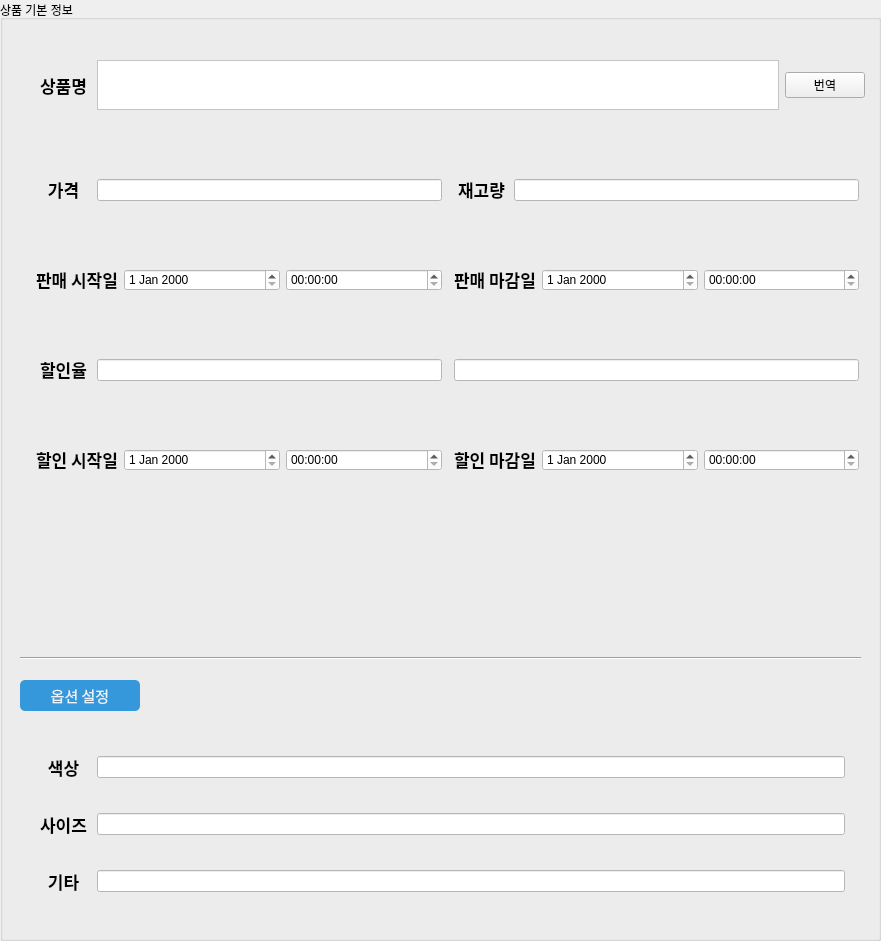
         <widget class="QGroupBox" name="groupBox_2">
          <property name="geometry">
           <rect>
            <x>20</x>
            <y>110</y>
            <width>881</width>
            <height>941</height>
           </rect>
          </property>
          <property name="title">
           <string>상품 기본 정보</string>
          </property>
          <widget class="QWidget" name="layoutWidget">
           <property name="geometry">
            <rect>
             <x>30</x>
             <y>30</y>
             <width>841</width>
             <height>111</height>
            </rect>
           </property>
           <layout class="QHBoxLayout" name="horizontalLayout_1">
            <property name="leftMargin">
             <number>6</number>
            </property>
            <property name="topMargin">
             <number>6</number>
            </property>
            <property name="rightMargin">
             <number>6</number>
            </property>
            <property name="bottomMargin">
             <number>6</number>
            </property>
            <item>
             <widget class="QLabel" name="label_2">
              <property name="sizePolicy">
               <sizepolicy hsizetype="Fixed" vsizetype="Fixed">
                <horstretch>0</horstretch>
                <verstretch>0</verstretch>
               </sizepolicy>
              </property>
              <property name="minimumSize">
               <size>
                <width>55</width>
                <height>35</height>
               </size>
              </property>
              <property name="font">
               <font>
                <family>맑은 고딕</family>
                <pointsize>13</pointsize>
                <weight>75</weight>
                <bold>true</bold>
               </font>
              </property>
              <property name="text">
               <string>상품명</string>
              </property>
              <property name="alignment">
               <set>Qt::AlignCenter</set>
              </property>
             </widget>
            </item>
            <item>
             <widget class="QTextEdit" name="textEdit_ItemName">
              <property name="maximumSize">
               <size>
                <width>16777215</width>
                <height>50</height>
               </size>
              </property>
              <property name="styleSheet">
               <string notr="true">background-color: rgb(255, 255, 255);</string>
              </property>
             </widget>
            </item>
            <item>
             <widget class="QPushButton" name="pushButton">
              <property name="text">
               <string>번역</string>
              </property>
             </widget>
            </item>
           </layout>
          </widget>
          <widget class="QWidget" name="horizontalLayoutWidget">
           <property name="geometry">
            <rect>
             <x>30</x>
             <y>150</y>
             <width>841</width>
             <height>80</height>
            </rect>
           </property>
           <layout class="QHBoxLayout" name="horizontalLayout_3">
            <property name="leftMargin">
             <number>6</number>
            </property>
            <property name="topMargin">
             <number>6</number>
            </property>
            <property name="rightMargin">
             <number>6</number>
            </property>
            <property name="bottomMargin">
             <number>6</number>
            </property>
            <item>
             <layout class="QHBoxLayout" name="horizontalLayout_4">
              <property name="spacing">
               <number>6</number>
              </property>
              <property name="leftMargin">
               <number>0</number>
              </property>
              <property name="topMargin">
               <number>6</number>
              </property>
              <property name="rightMargin">
               <number>6</number>
              </property>
              <property name="bottomMargin">
               <number>6</number>
              </property>
              <item>
               <widget class="QLabel" name="label_4">
                <property name="sizePolicy">
                 <sizepolicy hsizetype="Fixed" vsizetype="Fixed">
                  <horstretch>0</horstretch>
                  <verstretch>0</verstretch>
                 </sizepolicy>
                </property>
                <property name="minimumSize">
                 <size>
                  <width>55</width>
                  <height>35</height>
                 </size>
                </property>
                <property name="font">
                 <font>
                  <family>맑은 고딕</family>
                  <pointsize>13</pointsize>
                  <weight>75</weight>
                  <bold>true</bold>
                 </font>
                </property>
                <property name="text">
                 <string>가격</string>
                </property>
                <property name="alignment">
                 <set>Qt::AlignCenter</set>
                </property>
               </widget>
              </item>
              <item>
               <widget class="QLineEdit" name="lineEdit_Price">
                <property name="styleSheet">
                 <string notr="true">background-color: rgb(255, 255, 255);</string>
                </property>
               </widget>
              </item>
             </layout>
            </item>
            <item>
             <layout class="QHBoxLayout" name="horizontalLayout_5">
              <property name="spacing">
               <number>5</number>
              </property>
              <property name="leftMargin">
               <number>0</number>
              </property>
              <property name="topMargin">
               <number>6</number>
              </property>
              <property name="rightMargin">
               <number>6</number>
              </property>
              <property name="bottomMargin">
               <number>6</number>
              </property>
              <item>
               <widget class="QLabel" name="label_5">
                <property name="sizePolicy">
                 <sizepolicy hsizetype="Fixed" vsizetype="Fixed">
                  <horstretch>0</horstretch>
                  <verstretch>0</verstretch>
                 </sizepolicy>
                </property>
                <property name="minimumSize">
                 <size>
                  <width>55</width>
                  <height>35</height>
                 </size>
                </property>
                <property name="font">
                 <font>
                  <family>맑은 고딕</family>
                  <pointsize>13</pointsize>
                  <weight>75</weight>
                  <bold>true</bold>
                 </font>
                </property>
                <property name="text">
                 <string>재고량</string>
                </property>
                <property name="alignment">
                 <set>Qt::AlignCenter</set>
                </property>
               </widget>
              </item>
              <item>
               <widget class="QLineEdit" name="lineEdit_Quantity">
                <property name="styleSheet">
                 <string notr="true">background-color: rgb(255, 255, 255);</string>
                </property>
               </widget>
              </item>
             </layout>
            </item>
           </layout>
          </widget>
          <widget class="Line" name="line">
           <property name="geometry">
            <rect>
             <x>20</x>
             <y>650</y>
             <width>841</width>
             <height>16</height>
            </rect>
           </property>
           <property name="orientation">
            <enum>Qt::Horizontal</enum>
           </property>
          </widget>
          <widget class="QPushButton" name="btn_option">
           <property name="geometry">
            <rect>
             <x>20</x>
             <y>680</y>
             <width>120</width>
             <height>31</height>
            </rect>
           </property>
           <property name="sizePolicy">
            <sizepolicy hsizetype="Fixed" vsizetype="Fixed">
             <horstretch>0</horstretch>
             <verstretch>0</verstretch>
            </sizepolicy>
           </property>
           <property name="minimumSize">
            <size>
             <width>120</width>
             <height>30</height>
            </size>
           </property>
           <property name="font">
            <font>
             <family>맑은 고딕</family>
             <pointsize>11</pointsize>
            </font>
           </property>
           <property name="styleSheet">
            <string notr="true">background-color: rgb(52, 152, 219);
color: rgb(235, 244, 250);
border-radius: 5px; 
padding: 2px;</string>
           </property>
           <property name="text">
            <string>옵션 설정</string>
           </property>
           <property name="iconSize">
            <size>
             <width>16</width>
             <height>16</height>
            </size>
           </property>
          </widget>
          <widget class="QWidget" name="verticalLayoutWidget_2">
           <property name="geometry">
            <rect>
             <x>20</x>
             <y>730</y>
             <width>841</width>
             <height>191</height>
            </rect>
           </property>
           <layout class="QVBoxLayout" name="verticalLayout_2">
            <property name="leftMargin">
             <number>10</number>
            </property>
            <property name="topMargin">
             <number>10</number>
            </property>
            <property name="rightMargin">
             <number>10</number>
            </property>
            <property name="bottomMargin">
             <number>10</number>
            </property>
            <item>
             <layout class="QHBoxLayout" name="horizontalLayout_6">
              <property name="spacing">
               <number>6</number>
              </property>
              <property name="leftMargin">
               <number>6</number>
              </property>
              <property name="topMargin">
               <number>6</number>
              </property>
              <property name="rightMargin">
               <number>6</number>
              </property>
              <property name="bottomMargin">
               <number>6</number>
              </property>
              <item>
               <widget class="QLabel" name="label_6">
                <property name="sizePolicy">
                 <sizepolicy hsizetype="Fixed" vsizetype="Fixed">
                  <horstretch>0</horstretch>
                  <verstretch>0</verstretch>
                 </sizepolicy>
                </property>
                <property name="minimumSize">
                 <size>
                  <width>55</width>
                  <height>35</height>
                 </size>
                </property>
                <property name="font">
                 <font>
                  <family>맑은 고딕</family>
                  <pointsize>13</pointsize>
                  <weight>75</weight>
                  <bold>true</bold>
                 </font>
                </property>
                <property name="text">
                 <string>색상</string>
                </property>
                <property name="alignment">
                 <set>Qt::AlignCenter</set>
                </property>
               </widget>
              </item>
              <item>
               <widget class="QLineEdit" name="lineEdit_color">
                <property name="styleSheet">
                 <string notr="true">background-color: rgb(255, 255, 255);</string>
                </property>
               </widget>
              </item>
             </layout>
            </item>
            <item>
             <layout class="QHBoxLayout" name="horizontalLayout_15">
              <property name="spacing">
               <number>6</number>
              </property>
              <property name="leftMargin">
               <number>6</number>
              </property>
              <property name="topMargin">
               <number>6</number>
              </property>
              <property name="rightMargin">
               <number>6</number>
              </property>
              <property name="bottomMargin">
               <number>6</number>
              </property>
              <item>
               <widget class="QLabel" name="label_10">
                <property name="sizePolicy">
                 <sizepolicy hsizetype="Fixed" vsizetype="Fixed">
                  <horstretch>0</horstretch>
                  <verstretch>0</verstretch>
                 </sizepolicy>
                </property>
                <property name="minimumSize">
                 <size>
                  <width>55</width>
                  <height>35</height>
                 </size>
                </property>
                <property name="font">
                 <font>
                  <family>맑은 고딕</family>
                  <pointsize>13</pointsize>
                  <weight>75</weight>
                  <bold>true</bold>
                 </font>
                </property>
                <property name="text">
                 <string>사이즈</string>
                </property>
                <property name="alignment">
                 <set>Qt::AlignCenter</set>
                </property>
               </widget>
              </item>
              <item>
               <widget class="QLineEdit" name="lineEdit_color_3">
                <property name="styleSheet">
                 <string notr="true">background-color: rgb(255, 255, 255);</string>
                </property>
               </widget>
              </item>
             </layout>
            </item>
            <item>
             <layout class="QHBoxLayout" name="horizontalLayout_14">
              <property name="spacing">
               <number>6</number>
              </property>
              <property name="leftMargin">
               <number>6</number>
              </property>
              <property name="topMargin">
               <number>6</number>
              </property>
              <property name="rightMargin">
               <number>6</number>
              </property>
              <property name="bottomMargin">
               <number>6</number>
              </property>
              <item>
               <widget class="QLabel" name="label_7">
                <property name="sizePolicy">
                 <sizepolicy hsizetype="Fixed" vsizetype="Fixed">
                  <horstretch>0</horstretch>
                  <verstretch>0</verstretch>
                 </sizepolicy>
                </property>
                <property name="minimumSize">
                 <size>
                  <width>55</width>
                  <height>35</height>
                 </size>
                </property>
                <property name="font">
                 <font>
                  <family>맑은 고딕</family>
                  <pointsize>13</pointsize>
                  <weight>75</weight>
                  <bold>true</bold>
                 </font>
                </property>
                <property name="text">
                 <string>기타</string>
                </property>
                <property name="alignment">
                 <set>Qt::AlignCenter</set>
                </property>
               </widget>
              </item>
              <item>
               <widget class="QLineEdit" name="lineEdit_color_2">
                <property name="styleSheet">
                 <string notr="true">background-color: rgb(255, 255, 255);</string>
                </property>
               </widget>
              </item>
             </layout>
            </item>
           </layout>
          </widget>
          <widget class="QWidget" name="horizontalLayoutWidget_3">
           <property name="geometry">
            <rect>
             <x>30</x>
             <y>240</y>
             <width>841</width>
             <height>80</height>
            </rect>
           </property>
           <layout class="QHBoxLayout" name="horizontalLayout_16">
            <property name="leftMargin">
             <number>6</number>
            </property>
            <property name="topMargin">
             <number>6</number>
            </property>
            <property name="rightMargin">
             <number>6</number>
            </property>
            <property name="bottomMargin">
             <number>6</number>
            </property>
            <item>
             <layout class="QHBoxLayout" name="horizontalLayout_17">
              <property name="spacing">
               <number>6</number>
              </property>
              <property name="leftMargin">
               <number>0</number>
              </property>
              <property name="topMargin">
               <number>6</number>
              </property>
              <property name="rightMargin">
               <number>6</number>
              </property>
              <property name="bottomMargin">
               <number>6</number>
              </property>
              <item>
               <widget class="QLabel" name="label_11">
                <property name="sizePolicy">
                 <sizepolicy hsizetype="Fixed" vsizetype="Fixed">
                  <horstretch>0</horstretch>
                  <verstretch>0</verstretch>
                 </sizepolicy>
                </property>
                <property name="minimumSize">
                 <size>
                  <width>55</width>
                  <height>35</height>
                 </size>
                </property>
                <property name="font">
                 <font>
                  <family>맑은 고딕</family>
                  <pointsize>13</pointsize>
                  <weight>75</weight>
                  <bold>true</bold>
                 </font>
                </property>
                <property name="text">
                 <string>판매 시작일</string>
                </property>
                <property name="alignment">
                 <set>Qt::AlignCenter</set>
                </property>
               </widget>
              </item>
              <item>
               <widget class="QDateEdit" name="dateEdit">
                <property name="styleSheet">
                 <string notr="true">background-color: rgb(255, 255, 255);</string>
                </property>
               </widget>
              </item>
              <item>
               <widget class="QTimeEdit" name="timeEdit">
                <property name="styleSheet">
                 <string notr="true">background-color: rgb(255, 255, 255);</string>
                </property>
               </widget>
              </item>
             </layout>
            </item>
            <item>
             <layout class="QHBoxLayout" name="horizontalLayout_18">
              <property name="spacing">
               <number>6</number>
              </property>
              <property name="leftMargin">
               <number>0</number>
              </property>
              <property name="topMargin">
               <number>6</number>
              </property>
              <property name="rightMargin">
               <number>6</number>
              </property>
              <property name="bottomMargin">
               <number>6</number>
              </property>
              <item>
               <widget class="QLabel" name="label_12">
                <property name="sizePolicy">
                 <sizepolicy hsizetype="Fixed" vsizetype="Fixed">
                  <horstretch>0</horstretch>
                  <verstretch>0</verstretch>
                 </sizepolicy>
                </property>
                <property name="minimumSize">
                 <size>
                  <width>55</width>
                  <height>35</height>
                 </size>
                </property>
                <property name="font">
                 <font>
                  <family>맑은 고딕</family>
                  <pointsize>13</pointsize>
                  <weight>75</weight>
                  <bold>true</bold>
                 </font>
                </property>
                <property name="text">
                 <string>판매 마감일</string>
                </property>
                <property name="alignment">
                 <set>Qt::AlignCenter</set>
                </property>
               </widget>
              </item>
              <item>
               <widget class="QDateEdit" name="dateEdit_2">
                <property name="styleSheet">
                 <string notr="true">background-color: rgb(255, 255, 255);</string>
                </property>
               </widget>
              </item>
              <item>
               <widget class="QTimeEdit" name="timeEdit_2">
                <property name="styleSheet">
                 <string notr="true">background-color: rgb(255, 255, 255);</string>
                </property>
               </widget>
              </item>
             </layout>
            </item>
           </layout>
          </widget>
          <widget class="QWidget" name="horizontalLayoutWidget_5">
           <property name="geometry">
            <rect>
             <x>30</x>
             <y>420</y>
             <width>841</width>
             <height>80</height>
            </rect>
           </property>
           <layout class="QHBoxLayout" name="horizontalLayout_19">
            <property name="leftMargin">
             <number>6</number>
            </property>
            <property name="topMargin">
             <number>6</number>
            </property>
            <property name="rightMargin">
             <number>6</number>
            </property>
            <property name="bottomMargin">
             <number>6</number>
            </property>
            <item>
             <layout class="QHBoxLayout" name="horizontalLayout_20">
              <property name="spacing">
               <number>6</number>
              </property>
              <property name="leftMargin">
               <number>0</number>
              </property>
              <property name="topMargin">
               <number>6</number>
              </property>
              <property name="rightMargin">
               <number>6</number>
              </property>
              <property name="bottomMargin">
               <number>6</number>
              </property>
              <item>
               <widget class="QLabel" name="label_13">
                <property name="sizePolicy">
                 <sizepolicy hsizetype="Fixed" vsizetype="Fixed">
                  <horstretch>0</horstretch>
                  <verstretch>0</verstretch>
                 </sizepolicy>
                </property>
                <property name="minimumSize">
                 <size>
                  <width>55</width>
                  <height>35</height>
                 </size>
                </property>
                <property name="font">
                 <font>
                  <family>맑은 고딕</family>
                  <pointsize>13</pointsize>
                  <weight>75</weight>
                  <bold>true</bold>
                 </font>
                </property>
                <property name="text">
                 <string>할인 시작일</string>
                </property>
                <property name="alignment">
                 <set>Qt::AlignCenter</set>
                </property>
               </widget>
              </item>
              <item>
               <widget class="QDateEdit" name="dateEdit_3">
                <property name="styleSheet">
                 <string notr="true">background-color: rgb(255, 255, 255);</string>
                </property>
               </widget>
              </item>
              <item>
               <widget class="QTimeEdit" name="timeEdit_3">
                <property name="styleSheet">
                 <string notr="true">background-color: rgb(255, 255, 255);</string>
                </property>
               </widget>
              </item>
             </layout>
            </item>
            <item>
             <layout class="QHBoxLayout" name="horizontalLayout_21">
              <property name="spacing">
               <number>6</number>
              </property>
              <property name="leftMargin">
               <number>0</number>
              </property>
              <property name="topMargin">
               <number>6</number>
              </property>
              <property name="rightMargin">
               <number>6</number>
              </property>
              <property name="bottomMargin">
               <number>6</number>
              </property>
              <item>
               <widget class="QLabel" name="label_14">
                <property name="sizePolicy">
                 <sizepolicy hsizetype="Fixed" vsizetype="Fixed">
                  <horstretch>0</horstretch>
                  <verstretch>0</verstretch>
                 </sizepolicy>
                </property>
                <property name="minimumSize">
                 <size>
                  <width>55</width>
                  <height>35</height>
                 </size>
                </property>
                <property name="font">
                 <font>
                  <family>맑은 고딕</family>
                  <pointsize>13</pointsize>
                  <weight>75</weight>
                  <bold>true</bold>
                 </font>
                </property>
                <property name="text">
                 <string>할인 마감일</string>
                </property>
                <property name="alignment">
                 <set>Qt::AlignCenter</set>
                </property>
               </widget>
              </item>
              <item>
               <widget class="QDateEdit" name="dateEdit_4">
                <property name="styleSheet">
                 <string notr="true">background-color: rgb(255, 255, 255);</string>
                </property>
               </widget>
              </item>
              <item>
               <widget class="QTimeEdit" name="timeEdit_4">
                <property name="styleSheet">
                 <string notr="true">background-color: rgb(255, 255, 255);</string>
                </property>
               </widget>
              </item>
             </layout>
            </item>
           </layout>
          </widget>
          <widget class="QWidget" name="horizontalLayoutWidget_6">
           <property name="geometry">
            <rect>
             <x>30</x>
             <y>330</y>
             <width>841</width>
             <height>80</height>
            </rect>
           </property>
           <layout class="QHBoxLayout" name="horizontalLayout_25">
            <property name="leftMargin">
             <number>6</number>
            </property>
            <property name="topMargin">
             <number>6</number>
            </property>
            <property name="rightMargin">
             <number>6</number>
            </property>
            <property name="bottomMargin">
             <number>6</number>
            </property>
            <item>
             <layout class="QHBoxLayout" name="horizontalLayout_26">
              <property name="spacing">
               <number>6</number>
              </property>
              <property name="leftMargin">
               <number>0</number>
              </property>
              <property name="topMargin">
               <number>6</number>
              </property>
              <property name="rightMargin">
               <number>6</number>
              </property>
              <property name="bottomMargin">
               <number>6</number>
              </property>
              <item>
               <widget class="QLabel" name="label_17">
                <property name="sizePolicy">
                 <sizepolicy hsizetype="Fixed" vsizetype="Fixed">
                  <horstretch>0</horstretch>
                  <verstretch>0</verstretch>
                 </sizepolicy>
                </property>
                <property name="minimumSize">
                 <size>
                  <width>55</width>
                  <height>35</height>
                 </size>
                </property>
                <property name="font">
                 <font>
                  <family>맑은 고딕</family>
                  <pointsize>13</pointsize>
                  <weight>75</weight>
                  <bold>true</bold>
                 </font>
                </property>
                <property name="text">
                 <string>할인율</string>
                </property>
                <property name="alignment">
                 <set>Qt::AlignCenter</set>
                </property>
               </widget>
              </item>
              <item>
               <widget class="QLineEdit" name="lineEdit_Price_3">
                <property name="styleSheet">
                 <string notr="true">background-color: rgb(255, 255, 255);</string>
                </property>
               </widget>
              </item>
             </layout>
            </item>
            <item>
             <layout class="QHBoxLayout" name="horizontalLayout_27">
              <property name="spacing">
               <number>5</number>
              </property>
              <property name="leftMargin">
               <number>0</number>
              </property>
              <property name="topMargin">
               <number>6</number>
              </property>
              <property name="rightMargin">
               <number>6</number>
              </property>
              <property name="bottomMargin">
               <number>6</number>
              </property>
              <item>
               <widget class="QLineEdit" name="lineEdit_Quantity_3">
                <property name="styleSheet">
                 <string notr="true">background-color: rgb(255, 255, 255);</string>
                </property>
               </widget>
              </item>
             </layout>
            </item>
           </layout>
          </widget>
         </widget>
